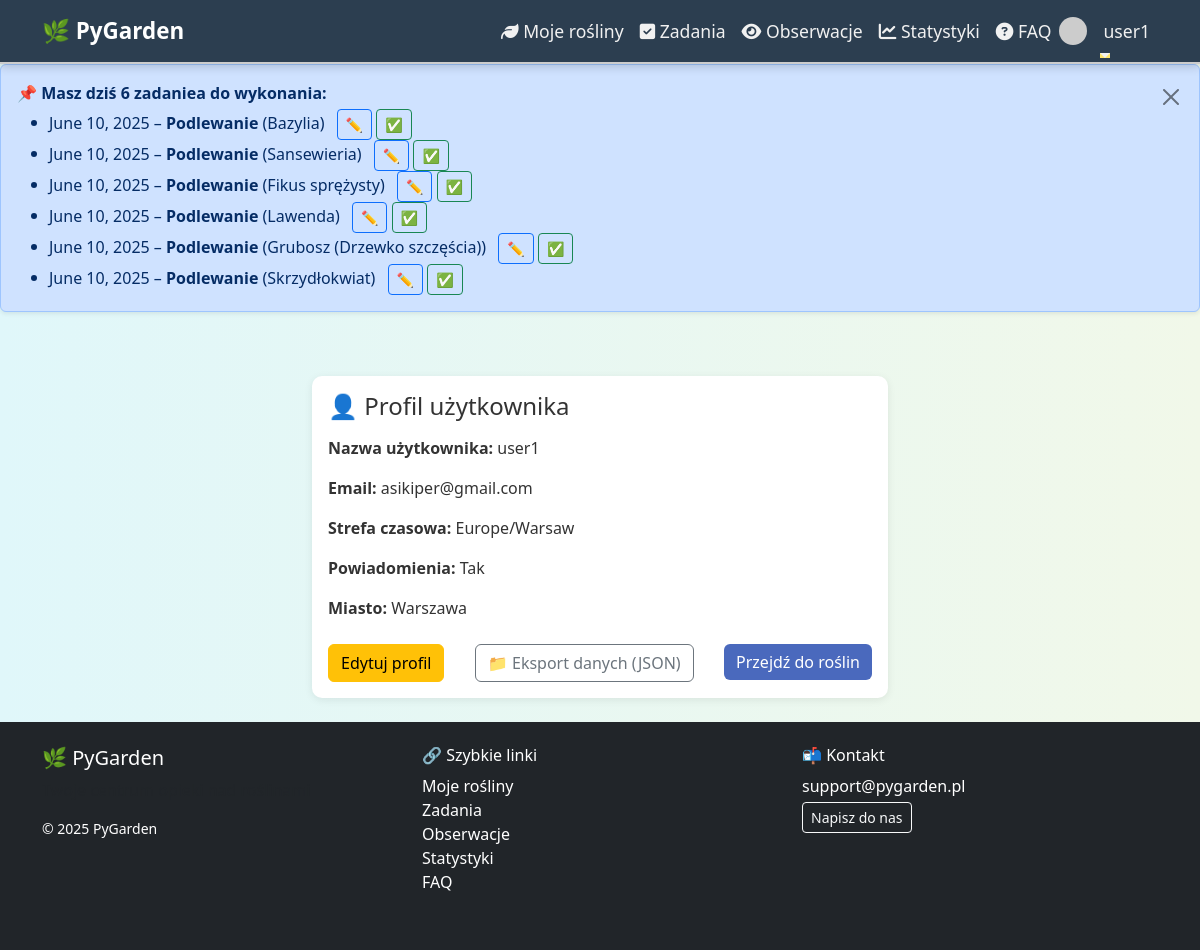
/accounts/profile/ (signed in), run on the app's committed database.
### apps/scheduler/models.py (models this page shows, shortened)
class Task(models.Model):
    plant = models.ForeignKey(Plant, on_delete=models.CASCADE, related_name='zadania')
    user = models.ForeignKey(User, on_delete=models.CASCADE, related_name='zadania')
    typ = models.ForeignKey(TaskType, on_delete=models.SET_NULL, null=True)
    opis = models.TextField(blank=True, null=True)
    data = models.DateField()
    wykonane = models.BooleanField(default=False)
    class Meta:
        verbose_name = 'Zadanie'
        verbose_name_plural = 'Zadania'
        ordering = ['data']

class TaskType(models.Model):
    nazwa = models.CharField(max_length=100, unique=True)
    class Meta:
        verbose_name = 'Typ zadania'
        verbose_name_plural = 'Typy zadań'

### apps/plants/models.py (models this page shows, shortened)
class Plant(models.Model):
    LIGHT_CHOICES = [
        ('low', 'Niskie'),
        ('medium', 'Średnie'),
        ('high', 'Wysokie'),
    ]
    user = models.ForeignKey(User, on_delete=models.CASCADE, related_name='plants')
    nazwa = models.CharField(max_length=255)                   # название растения
    gatunek = models.CharField(max_length=255, blank=True)     # «gatunek» = вид (опционально)
    kategoria = models.ForeignKey(
        Category,
        on_delete=models.SET_NULL,
        null=True,
        blank=True
    )                                                         # категория (связь «многие-ко-многим» упрощена)
    zdjecie = models.ImageField(upload_to='plants/%Y/%m/', blank=True, null=True)
    data_dodania = models.DateField(auto_now_add=True)         # дата добавления (автоматически)
    ostatnie_podlanie = models.DateField(null=True, blank=True)  # дата последнего полива
    interwal_podlania = models.PositiveIntegerField(
        default=7,
        help_text='Interwał (w dniach) między podlaniami'
    )
    interwal_nawozenia = models.PositiveIntegerField(
        default=30,
        help_text='Interwał (w dniach) na nawożenie'
    )
    interwal_przesadzania = models.PositiveIntegerField(
        default=365,
        help_text='Interwał (w dniach) na przesadzanie'
    )
    oswietlenie = models.CharField(
        max_length=10,
        choices=LIGHT_CHOICES,
        default='medium'
    )
    ph_min = models.DecimalField(max_digits=4, decimal_places=2, null=True, blank=True)
    ph_max = models.DecimalField(max_digits=4, decimal_places=2, null=True, blank=True)
    uwagi = models.TextField(blank=True, null=True)            # заметки/комментарии
    class Meta:
        verbose_name = 'Roślina'
        verbose_name_plural = 'Rośliny'

### apps/accounts/models.py (models this page shows, shortened)
class UserProfile(models.Model):
    user = models.OneToOneField(User, on_delete=models.CASCADE, related_name='profile')
    timezone = models.CharField(max_length=50, default='Europe/Warsaw')
    preferred_units = models.CharField(
        max_length=10,
        choices=[('metric', 'Metric'), ('imperial', 'Imperial')],
        default='metric'
    )
    notifications_enabled = models.BooleanField(default=True)
    city = models.CharField(max_length=100, blank=True, null=True)

### apps/accounts/views.py (the view)
# urls.py: path('profile/', views.ProfileView.as_view(), name='profile'),
class ProfileView(LoginRequiredMixin, View):
    def get(self, request):
        profile = request.user.profile
        return render(request, 'accounts/profile.html', {'profile': profile})

### apps/scheduler/context_processors.py (called while the page is built)
def todays_tasks(request):
    if request.user.is_authenticated:
        tasks_today = Task.objects.filter(
            user=request.user,
            data=date.today(),
            wykonane=False
        ).select_related('typ', 'plant')
    else:
        tasks_today = []
    return {'tasks_today': tasks_today}

### templates/accounts/profile.html
{% extends 'base.html' %}
{% load static %}
{% block content %}
<div class="container" style="max-width: 600px;">
    <div class="card mt-4">
        <div class="card-body">
            <h4 class="card-title mb-3">👤 Profil użytkownika</h4>
            <p><strong>Nazwa użytkownika:</strong> {{ user.username }}</p>
            <p><strong>Email:</strong> {{ user.email|default:"(brak adresu e-mail)" }}</p>
            <p><strong>Strefa czasowa:</strong> {{ user.profile.timezone }}</p>
            <p><strong>Powiadomienia:</strong> {{ user.profile.notifications_enabled|yesno:"Tak,Nie" }}</p>
            <p><strong>Miasto:</strong> {{ user.profile.city }}</p>
           <div class="mt-4 d-flex justify-content-between">
    <div>
        <a href="{% url 'accounts:profile_edit' %}" class="btn btn-warning">Edytuj profil</a>
    </div>
               <div>
                   <a href="{% url 'accounts:export_json' %}" class="btn btn-outline-secondary">📁 Eksport danych (JSON)</a>
</div>
    <div>
        <a href="{% url 'plants:list' %}" class="btn btn-primary">Przejdź do roślin</a>
    </div>
</div>
        </div>
    </div>
</div>
{% endblock %}

### templates/base.html (shortened to what this page needs)
<!DOCTYPE html>
<html lang="pl">
{% load static %}
<head>
  <link href="https://cdn.jsdelivr.net/npm/bootstrap@5.3.0/dist/css/bootstrap.min.css" rel="stylesheet" />
  <link rel="stylesheet" href="https://cdnjs.cloudflare.com/ajax/libs/font-awesome/6.5.0/css/all.min.css" />
  <link rel="stylesheet" href="{% static 'css/style.css' %}" />
  <link href="https://cdn.jsdelivr.net/npm/fullcalendar@6.1.10/index.global.min.css" rel="stylesheet">
</head>
<body class="d-flex flex-column min-vh-100">
<nav class="navbar navbar-expand-lg navbar-animate sticky-top">
  <div class="container" style="overflow: visible;">
    <a class="navbar-brand" href="{% url 'plants:list' %}">🌿 PyGarden</a>
    <div class="collapse navbar-collapse" id="navbarNav">
      <ul class="navbar-nav ms-auto">
        {% if user.is_authenticated %}
          <li class="nav-item"><a class="nav-link" href="{% url 'plants:list' %}"><i class="fa fa-leaf"></i> Moje rośliny</a></li>
          <li class="nav-item"><a class="nav-link" href="{% url 'tasks:calendar' %}"><i class="fa fa-check-square"></i> Zadania</a></li>
          <li class="nav-item"><a class="nav-link" href="{% url 'observations:list' %}"><i class="fa fa-eye"></i> Obserwacje</a></li>
          <li class="nav-item"><a class="nav-link" href="{% url 'analytics:statistics' %}"><i class="fa fa-chart-line"></i> Statystyki</a></li>
          <li class="nav-item"><a class="nav-link" href="{% url 'faq' %}"><i class="fa fa-question-circle"></i> FAQ</a></li>
          <li class="nav-item dropdown d-flex align-items-center gap-2">
            <img src="https://www.gravatar.com/avatar/?s=28&d=identicon" class="rounded-circle" style="width: 28px; height: 28px;" alt="avatar">
            <a class="nav-link dropdown-toggle" href="#" id="userDropdown" data-bs-toggle="dropdown">{{ user.username }}</a>
          </li>
        {% else %}
          <li class="nav-item"><a class="nav-link" href="{% url 'accounts:login' %}">Zaloguj się</a></li>
          <li class="nav-item"><a class="nav-link" href="{% url 'accounts:register' %}">Rejestracja</a></li>
        {% endif %}
      </ul>
    </div>
  </div>
</nav>
{% if tasks_today %}
<div class="alert alert-primary d-flex justify-content-between align-items-start fade show shadow-sm" role="alert" id="task-alert" style="animation: fade-in 0.5s ease-out;">
  <div>
    <strong>📌 Masz dziś {{ tasks_today|length }} zadanie{{ tasks_today|length|pluralize:"e,a" }} do wykonania:</strong>
    <ul class="mb-0 mt-1">
      {% for task in tasks_today %}
        <li>
          {{ task.data }} – <strong>{{ task.typ.nazwa }}</strong> ({{ task.plant.nazwa }})
          <a href="{% url 'tasks:edit' task.pk %}" class="btn btn-sm btn-outline-primary ms-2">✏️</a>
          {% if not task.wykonane %}
            <a href="{% url 'tasks:mark_done' task.pk %}" class="btn btn-sm btn-outline-success">✅</a>
          {% endif %}
        </li>
      {% endfor %}
    </ul>
  </div>
  <button type="button" class="btn-close ms-3 mt-1" data-bs-dismiss="alert" aria-label="Close"></button>
</div>
{% endif %}
<div class="container py-4 flex-grow-1">
  {% block content %}{% endblock %}
</div>
<footer class="bg-dark text-white mt-auto py-4">
  <div class="container">
    <div class="row">
      <div class="col-md-4 mb-3">
        <h5>🌿 PyGarden</h5>
        <p class="text-muted">Twoje centrum opieki nad roślinami</p>
        <p class="small">&copy; 2025 PyGarden</p>
      </div>
      <div class="col-md-4 mb-3">
        <h6>🔗 Szybkie linki</h6>
        <ul class="list-unstyled">
          <li><a href="{% url 'plants:list' %}" class="text-white text-decoration-none">Moje rośliny</a></li>
          <li><a href="{% url 'tasks:calendar' %}" class="text-white text-decoration-none">Zadania</a></li>
          <li><a href="{% url 'observations:list' %}" class="text-white text-decoration-none">Obserwacje</a></li>
          <li><a href="{% url 'analytics:statistics' %}" class="text-white text-decoration-none">Statystyki</a></li>
          <li><a href="{% url 'faq' %}" class="text-white text-decoration-none">FAQ</a></li>
        </ul>
      </div>
      <div class="col-md-4 mb-3">
        <h6>📬 Kontakt</h6>
        <p class="mb-1">support@pygarden.pl</p>
        <a href="mailto:support@pygarden.pl" class="btn btn-outline-light btn-sm">Napisz do nas</a>
      </div>
    </div>
  </div>
</footer>
</body>
</html>

### static/css/style.css (style rules this page uses)
body { background: linear-gradient(to right, #e0f7fa, #f1f8e9); font-family: 'Segoe UI', sans-serif; color: #333; transition: background-color 0.3s ease, color 0.3s ease; }
.card { border: none; box-shadow: 0 2px 8px rgba(0,0,0,0.08); border-radius: 10px; background-color: #fff; color: #333; transition: all 0.2s ease-in-out; }
.btn-primary { background-color: #4a69bd; border: none; }
.navbar { background-color: #2c3e50 !important; box-shadow: 0 2px 10px rgba(0, 0, 0, 0.2); border-bottom: 2px solid #ccc; transition: all 0.4s ease; z-index: 1000; position: relative; }
.navbar-animate { transform: translateY(-100%); opacity: 0; animation: navbarDropIn 0.7s ease-out forwards; }
.navbar .nav-link { color: #f1f1f1 !important; font-weight: 500; font-size: 1.1rem; padding: 0.6rem 1rem; transition: all 0.3s ease; position: relative; }
.navbar .nav-link::after { content: ''; display: block; width: 0; height: 2px; background: #ffe66d; transition: width 0.3s; position: absolute; bottom: -4px; left: 0; }
.navbar .navbar-brand { font-size: 1.4rem; font-weight: bold; color: #ffffff !important; transition: all 0.3s ease; }

### data on the page
Task: data "June 10, 2025", typ.nazwa "Podlewanie", plant.nazwa "Bazylia"
Task: data "June 10, 2025", typ.nazwa "Podlewanie", plant.nazwa "Sansewieria"
Task: data "June 10, 2025", typ.nazwa "Podlewanie", plant.nazwa "Fikus sprężysty"
Task: data "June 10, 2025", typ.nazwa "Podlewanie", plant.nazwa "Lawenda"
Task: data "June 10, 2025", typ.nazwa "Podlewanie", plant.nazwa "Grubosz (Drzewko szczęścia)"
Task: data "June 10, 2025", typ.nazwa "Podlewanie", plant.nazwa "Skrzydłokwiat"

### other printed values
{{ user.username }} "user1"
{{ tasks_today|length }} "6"
{{ user.email|default:"(brak adresu e-mail)" }} "asikiper@gmail.com"
{{ user.profile.timezone }} "Europe/Warsaw"
{{ user.profile.notifications_enabled|yesno:"Tak,Nie" }} "Tak"
{{ user.profile.city }} "Warszawa"
